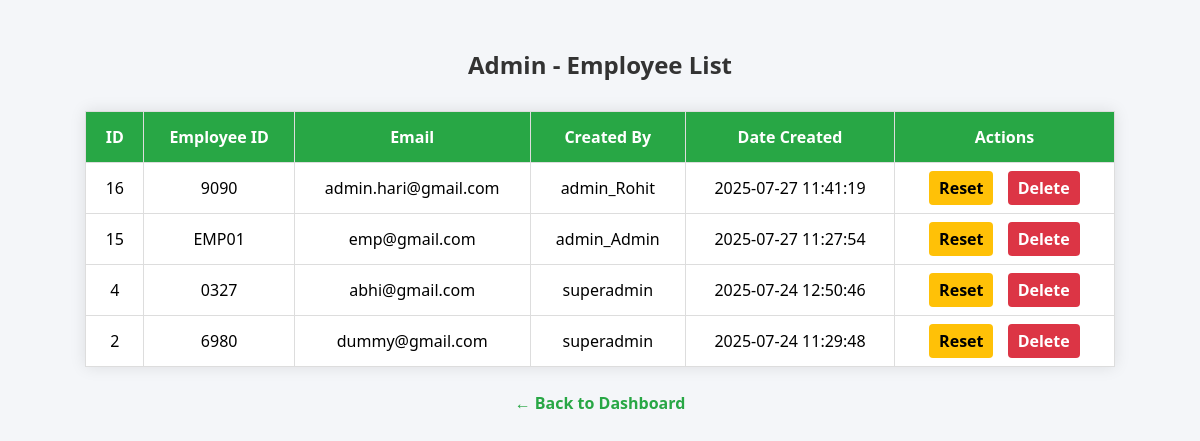
The app's page /admin/view_employees.php (signed in) with its own data.
### tables this page shows
CREATE TABLE `employee` (
  `id` int(11) NOT NULL,
  `full_name` varchar(100) DEFAULT NULL,
  `emp_id` varchar(50) DEFAULT NULL,
  `email` varchar(100) DEFAULT NULL,
  `password` varchar(255) DEFAULT NULL,
  `is_active` tinyint(4) DEFAULT 1,
  `created_by` varchar(50) DEFAULT NULL,
  `created_at` timestamp NOT NULL DEFAULT current_timestamp()
);

### admin/view_employees.php (the view, shortened to what this page needs)
<?php
include('../config/db.php');
?>
<!DOCTYPE html>
<html>
<head>
</head>
<body>
    <h2>Admin - Employee List</h2>
    <table>
        <tr>
            <th>ID</th>
            <th>Employee ID</th>
            <th>Email</th>
            <th>Created By</th>
            <th>Date Created</th>
            <th>Actions</th>
        </tr>
        <?php
        $query = "SELECT * FROM employee ORDER BY id DESC";
        $result = $conn->query($query);
        if ($result && $result->num_rows > 0) {
            while ($row = $result->fetch_assoc()) {
                echo "<tr>
                        <td>{$row['id']}</td>
                        <td>{$row['emp_id']}</td>
                        <td>{$row['email']}</td>
                        <td>{$row['created_by']}</td>
                        <td>{$row['created_at']}</td>
                        <td>
                            <a class='action-btn reset' href='reset_employee_password.php?id={$row['id']}'>Reset</a>
                            <a class='action-btn delete' href='delete_employee.php?id={$row['id']}' onclick=\"return confirm('Are you sure you want to delete this employee?');\">Delete</a>
                        </td>
                    </tr>";
            }
        } else {
            echo "<tr><td colspan='6'>No employees found.</td></tr>";
        }
        ?>
    </table>
    <div class="back-btn">
        <a href="dashboard.php">← Back to Dashboard</a>
    </div>
</body>
</html>

### admin/view_employees.php (style rules this page uses)
body { font-family: 'Segoe UI', sans-serif; background: #f4f6f9; padding: 20px; }
h2 { text-align: center; margin-bottom: 30px; color: #333; }
table { width: 90%; margin: auto; border-collapse: collapse; background: #fff; box-shadow: 0 0 15px rgba(0,0,0,0.1); }
th, td { padding: 14px 16px; border: 1px solid #ddd; text-align: center; }
th { background-color: #28a745; color: white; }
.action-btn { text-decoration: none; margin: 0 5px; padding: 6px 10px; border-radius: 4px; font-weight: bold; }
.reset { background-color: #ffc107; color: black; }
.delete { background-color: #dc3545; color: white; }
.back-btn { display: block; text-align: center; margin-top: 25px; }
.back-btn a { text-decoration: none; color: #28a745; font-weight: bold; }

### records on screen
employee: id "16", emp "9090", email "admin.hari@gmail.com", created_by "admin_Rohit", created_at "2025-07-27 11:41:19"
employee: id "15", emp "EMP01", email "emp@gmail.com", created_by "admin_Admin", created_at "2025-07-27 11:27:54"
employee: id "4", emp "0327", email "abhi@gmail.com", created_by "superadmin", created_at "2025-07-24 12:50:46"
employee: id "2", emp "6980", email "dummy@gmail.com", created_by "superadmin", created_at "2025-07-24 11:29:48"
